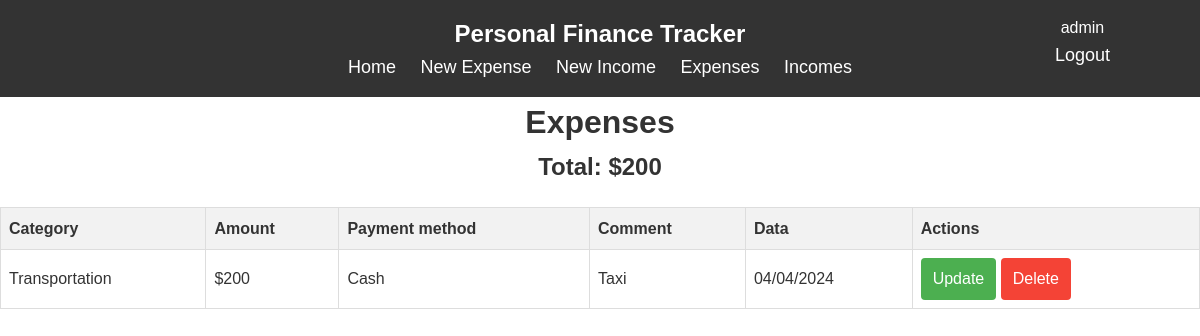
Before: /showexpense/ (signed in) with the older database file.
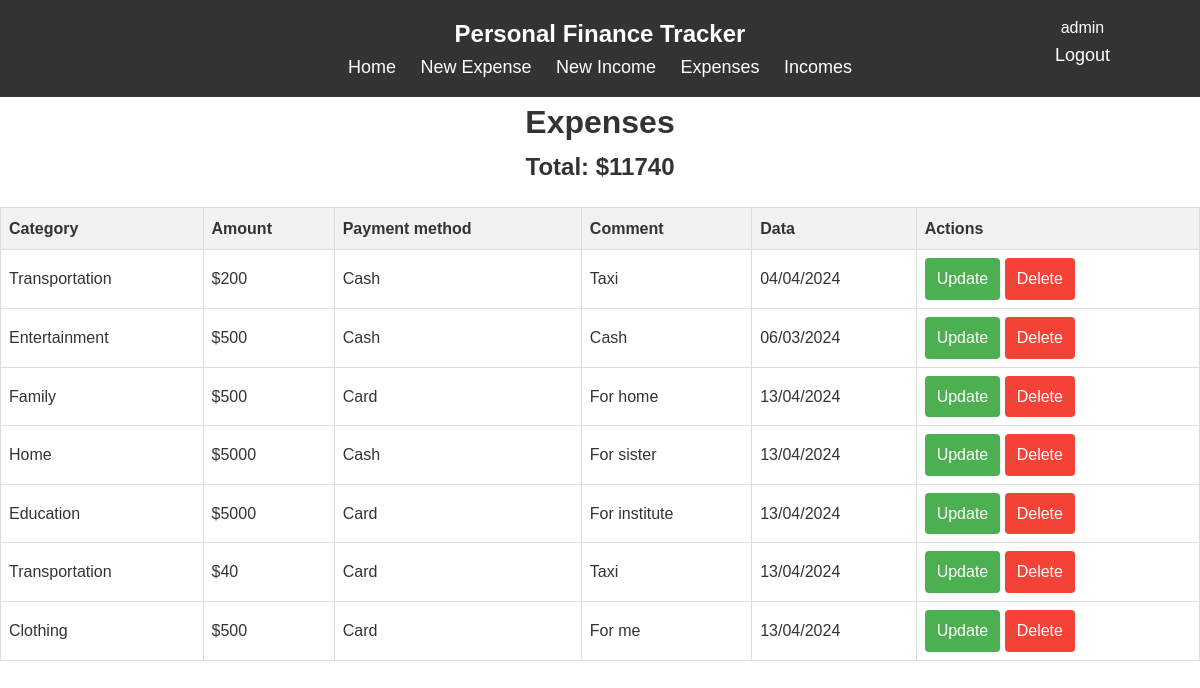
After: the same page with the newer database file.
### app/models.py (models this page shows)
class Expense(models.Model):
    ExpenseCategory = (
        ('Food/Drinks', 'Food/Drinks'),
        ('Clothing', "Clothing"),
        ('Transportation', 'Transportation'),
        ('Entertainment', 'Entertainment'),
        ('Home', 'Home'),
        ('Family', 'Family'),
        ('Sport/Health', 'Sport/Health'),
        ('Pets', 'Pets'),
        ('Subscriptions', 'Subscriptions'),
        ('Bills/Utiliets', 'Bills and Utilietes'),
        ('Education', 'Education'),
        ('Groceries', 'Groceries'),
    )
    user = models.ForeignKey(User, on_delete=models.CASCADE, null=True, blank=True, related_name='expenses')
    expense_category = models.CharField(max_length=50, choices=ExpenseCategory)
    expense_amount = models.IntegerField(default=0)
    expense_payment_method = models.CharField(max_length=50, choices=PAYMENT_METHOD)
    expense_date = models.DateField(default=timezone.now)
    expense_comment = models.TextField(null=False)

### app/views.py (the view)
# urls.py: path('showexpense/', ExpenseListView.as_view(), name='show_ex'),
class ExpenseListView(LoginRequiredMixin,generic.ListView):
    model = Expense
    filterset_class = ExpenseFilter
    template_name = 'list_expense.html'
    context_object_name = 'expenses'
    def get_queryset(self):
        queryset = super().get_queryset()
        self.filterset = ExpenseFilter(self.request.GET, queryset=queryset)
        return self.filterset.qs
    def get_context_data(self, **kwargs):
        context = super().get_context_data(**kwargs)
        total_expense = Expense.objects.filter(user=self.request.user).aggregate(total=Sum('expense_amount'))['total'] or 0
        context['form'] = self.filterset.form
        context['total_expense'] = total_expense
        context['expenses'] = context['expenses'].filter(user=self.request.user)
        return context

### app/templates/list_expense.html
{% extends "base.html" %}
{% load static %}
{% block content %}
<h1 style="text-align: center;">Expenses</h1>
<h2 style="text-align: center;">Total: ${{ total_expense }}</h2>
<table style="border-collapse: collapse; width: 100%;">
    <thead>
        <tr style="background-color: #f2f2f2;">
            <th style="border: 1px solid #ddd; padding: 8px;">Category</th>
            <th style="border: 1px solid #ddd; padding: 8px;">Amount</th>
            <th style="border: 1px solid #ddd; padding: 8px;">Payment method</th>
            <th style="border: 1px solid #ddd; padding: 8px;">Comment</th>
            <th style="border: 1px solid #ddd; padding: 8px;">Data</th>
            <th style="border: 1px solid #ddd; padding: 8px;">Actions</th>
        </tr>
    </thead>
    <tbody>
        {% for expense in expenses %}
        <tr style="background-color: #ffffff;">
            <td style="border: 1px solid #ddd; padding: 8px;">{{ expense.get_expense_category_display }}</td>
            <td style="border: 1px solid #ddd; padding: 8px;">${{ expense.expense_amount }}</td>
            <td style="border: 1px solid #ddd; padding: 8px;">{{ expense.get_expense_payment_method_display }}</td>
            <td style="border: 1px solid #ddd; padding: 8px;">{{ expense.expense_comment }}</td>
            <td style="border: 1px solid #ddd; padding: 8px;">{{ expense.expense_date|date:"d/m/Y" }}</td>
            <td style="border: 1px solid #ddd; padding: 8px;">
                <a href="{% url 'update_ex' pk=expense.pk %}" style="background-color: #4CAF50; color: white; padding: 8px 12px; text-align: center; text-decoration: none; display: inline-block; border-radius: 4px;">Update</a>
                <a href="{% url 'delete_ex' pk=expense.pk %}" style="background-color: #f44336; color: white; padding: 8px 12px; text-align: center; text-decoration: none; display: inline-block; border-radius: 4px;">Delete</a>
            </td>
        </tr>
        {% endfor %}
    </tbody>
</table>
{% endblock content %}

### app/templates/base.html (shortened to what this page needs)
{% load static %}
<!DOCTYPE html>
<html lang="en">
<head>
    <link rel="stylesheet" href="{% static 'css/style.css' %}">
</head>
<body>
    <nav style="display: flex; justify-content: center; position: relative;">
        <div>
        <h1 class="onee">Personal Finance Tracker</h1>
        <a href="{% url 'home' %}">Home</a>
        <a href="{% url 'create_ex' %}">New Expense</a>
        <a href="{% url 'create_in' %}">New Income</a>
        <a href="{% url 'show_ex' %}">Expenses</a>
        <a href="{% url 'show_in' %}">Incomes</a>
    </div>
    <div class="div2" style="position: absolute; right: 80px;">
        {% if request.user.is_authenticated%}
        <p>{{request.user}}</p>
        <a href="{% url 'logout' %}">Logout</a>
        {% else %}
        <a href="{% url 'login' %}">Login</a>
        {% endif %}</div>
    </nav>
    {% block content %}
        {% endblock content %}
</body>
</html>

Changed rows visible on the page:
added Expense: expense_category "Entertainment", expense_amount "500", expense_payment_method "Cash", expense_comment "Cash", expense_date "06/03/2024"
added Expense: expense_category "Family", expense_amount "500", expense_payment_method "Card", expense_comment "For home", expense_date "13/04/2024"
added Expense: expense_category "Home", expense_amount "5000", expense_payment_method "Cash", expense_comment "For sister", expense_date "13/04/2024"
added Expense: expense_category "Education", expense_amount "5000", expense_payment_method "Card", expense_comment "For institute", expense_date "13/04/2024"
added Expense: expense_category "Transportation", expense_amount "40", expense_payment_method "Card", expense_comment "Taxi", expense_date "13/04/2024"
added Expense: expense_category "Clothing", expense_amount "500", expense_payment_method "Card", expense_comment "For me", expense_date "13/04/2024"
Other visible differences:
{{ total_expense }}: "200" → "11740"
